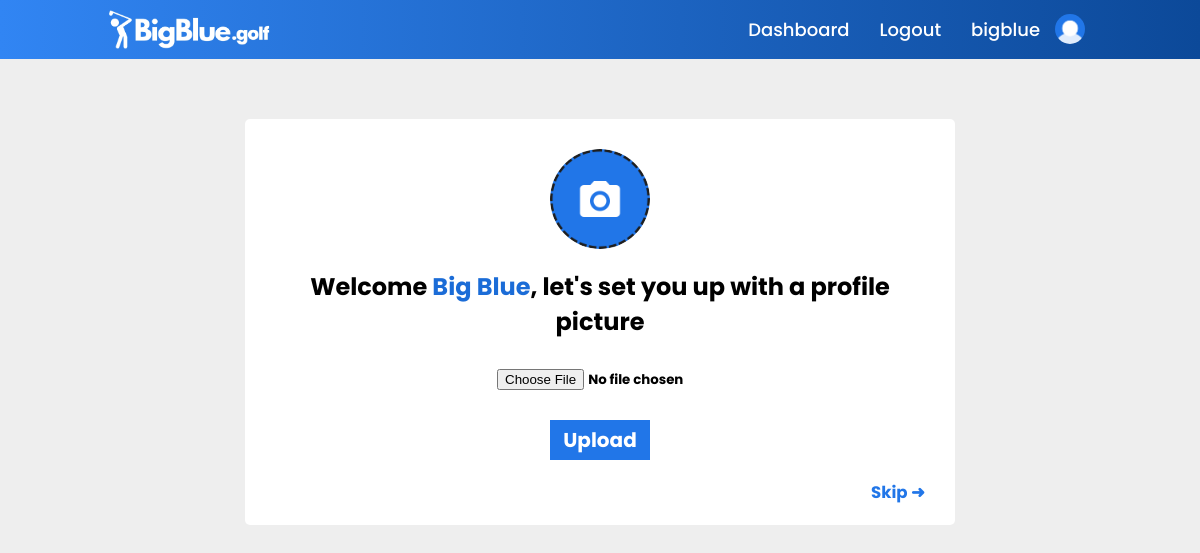
Page /chooseprofilepicture (signed in) on the earlier database version.
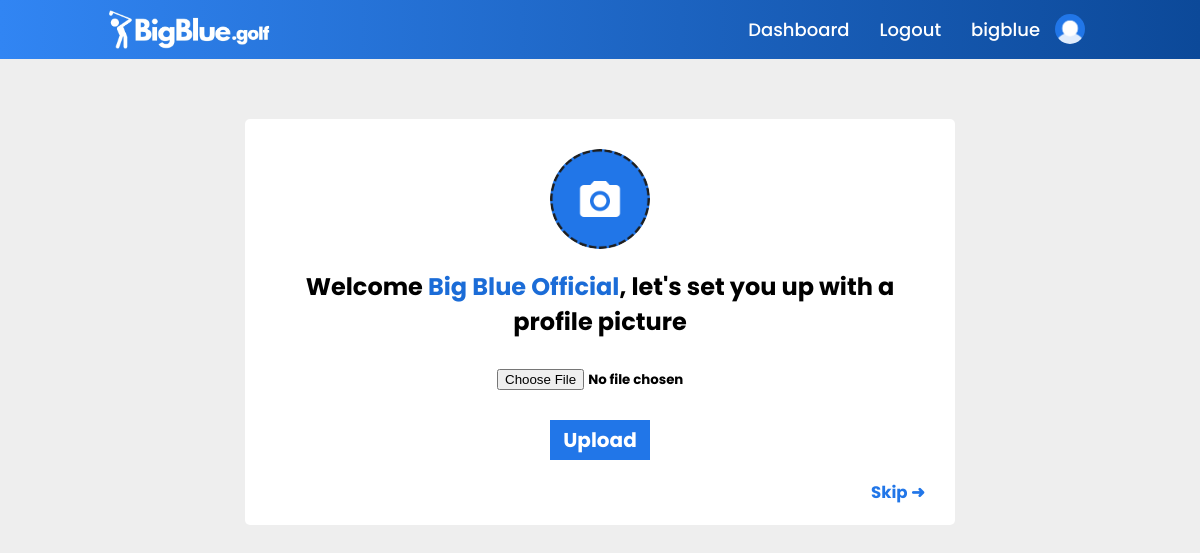
Same page on the later database version.
### main.py (models this page shows, shortened)
class users(db.Model):
    _id = db.Column("id", db.Integer, primary_key=True)
    name = db.Column(db.String(100))
    username = db.Column(db.String(50))
    password = db.Column(db.String(50))
    email = db.Column(db.String(100))
    rank = db.Column(db.String(10))
    gender = db.Column(db.String(10))
    bio = db.Column(db.String(500))
    team = db.Column(db.String(25))
    verified = db.Column(db.Integer)
    pic = db.Column(db.String)
    banner = db.Column(db.String)

### main.py (the view)
@app.route("/chooseprofilepicture")
def chooseprofilepicture():
    if 'active_user' in session:
        found_user = users.query.filter_by(username=session['active_user'][0]).first()
        return render_template("chooseprofilepic.html", data=found_user)
    else:
        return render_template("login.html")

### templates/chooseprofilepic.html (shortened to what this page needs)
{% if data.rank == 'coach' %}
    {% extends "indexcontentcoachlogin.html" %}
{% elif data.rank == 'player' %}
    {% extends "indexcontentplayerlogin.html" %}
{% else %}
    {% extends "indexcontent.html" %}
{% endif %}
{% block content %}
<head>
    <link rel="stylesheet" href="{{ url_for('static', filename='styles/chooseprofilepic-style.css') }}">
</head>
<div class="main-container">
    <form class="main-frame" method=post enctype=multipart/form-data action="/upload_profile_pic">
        <img id="profile-container" src="{{ url_for('static', filename='logo graphics/insertpiccamera.png') }}" alt="">
        <h2>Welcome <span style="color:#1b6cd7">{{data.name}}</span>, let's set you up with a profile picture</h2>
        <div class="choose-file-container">
            <input style="background-color: white;" id="fileinput" type=file name=file>
        </div>
        <input id="form-submit" type=submit value=Upload>
        <a href="/dashboard"><h5>Skip ➜</h5></a>
    </form>
</div>
{% endblock %}

### templates/indexcontentcoachlogin.html (shortened to what this page needs)
<!DOCTYPE html>
<html>
    <head>
    </head>
    <body>
        <header>
            <a href="/">
                <img id="logo-image" src="{{ url_for('static', filename='logo graphics/BigBlue_NewLogo-White.png') }}" class="logo">
            </a>
            <ul class="navigation">
                <li><a href="/match_dashboard">Dashboard</a></li>
                <li><a href="/logout">Logout</a></li>
                <li><a href="/dashboard">{{data.username}}</a></li>
                <li><a href=""><img id="profile-pic" src="{{ url_for('static', filename='logo graphics/user_photos/' + data.pic) }}" alt=""></a></li>
            </ul>
        </header>
        {% block content %}
        {% endblock %}
    </body>
</html>

Differences in the rows shown:
changed users "bigblue": name "Big Blue" → "Big Blue Official"
